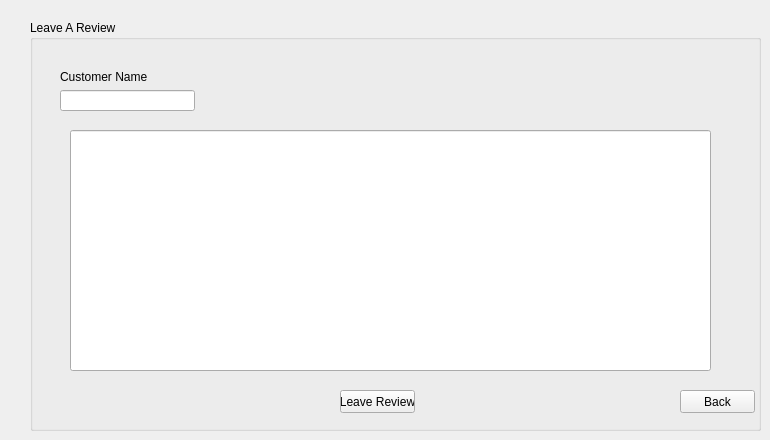
    <widget class="QWidget" name="AddReview">
     <widget class="QGroupBox" name="groupBox_11">
      <property name="geometry">
       <rect>
        <x>30</x>
        <y>20</y>
        <width>731</width>
        <height>411</height>
       </rect>
      </property>
      <property name="font">
       <font>
        <family>MS Shell Dlg 2</family>
        <weight>50</weight>
        <bold>false</bold>
       </font>
      </property>
      <property name="title">
       <string>Leave A Review</string>
      </property>
      <widget class="QLineEdit" name="review">
       <property name="geometry">
        <rect>
         <x>40</x>
         <y>110</y>
         <width>641</width>
         <height>241</height>
        </rect>
       </property>
      </widget>
      <widget class="QPushButton" name="leaveYourReview">
       <property name="geometry">
        <rect>
         <x>310</x>
         <y>370</y>
         <width>75</width>
         <height>23</height>
        </rect>
       </property>
       <property name="text">
        <string>Leave Review</string>
       </property>
      </widget>
      <widget class="QPushButton" name="reviewBackButton">
       <property name="geometry">
        <rect>
         <x>650</x>
         <y>370</y>
         <width>75</width>
         <height>23</height>
        </rect>
       </property>
       <property name="text">
        <string>Back</string>
       </property>
      </widget>
      <widget class="QLabel" name="reviewMessage">
       <property name="geometry">
        <rect>
         <x>360</x>
         <y>40</y>
         <width>331</width>
         <height>16</height>
        </rect>
       </property>
       <property name="text">
        <string/>
       </property>
      </widget>
      <widget class="QWidget" name="layoutWidget">
       <property name="geometry">
        <rect>
         <x>30</x>
         <y>50</y>
         <width>135</width>
         <height>41</height>
        </rect>
       </property>
       <layout class="QVBoxLayout" name="verticalLayout_7">
        <item>
         <widget class="QLabel" name="label_35">
          <property name="font">
           <font>
            <family>MS Shell Dlg 2</family>
            <weight>50</weight>
            <bold>false</bold>
           </font>
          </property>
          <property name="text">
           <string>Customer Name</string>
          </property>
         </widget>
        </item>
        <item>
         <widget class="QLineEdit" name="reviewerName">
          <property name="font">
           <font>
            <family>MS Shell Dlg 2</family>
            <weight>50</weight>
            <bold>false</bold>
           </font>
          </property>
         </widget>
        </item>
       </layout>
      </widget>
     </widget>
    </widget>
